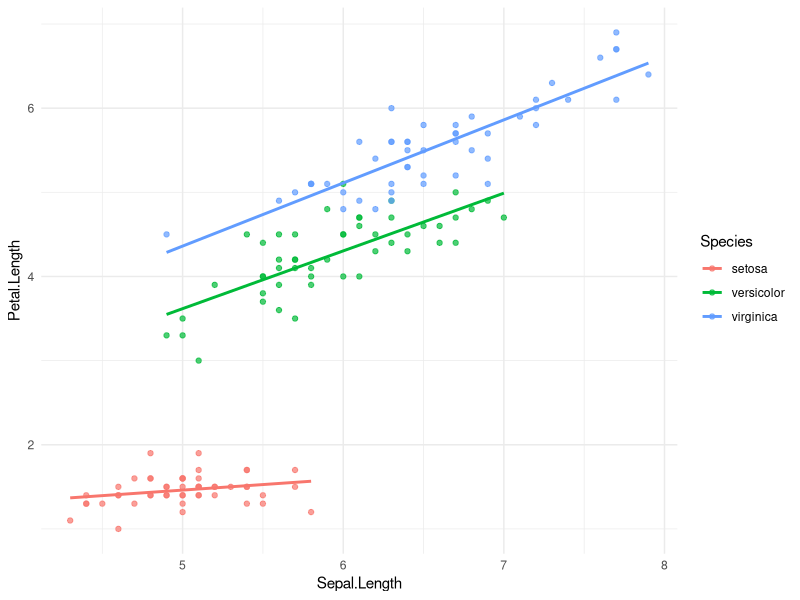
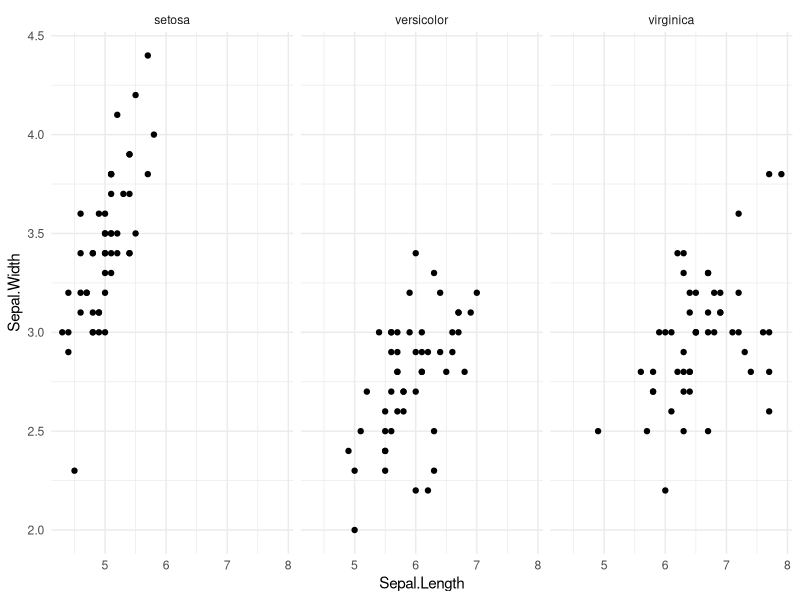

Here is the R script that generated these plots, in order:
## ---- chunk 1
#| label: setup
library(tidyverse)
data(iris)
iris <- as_tibble(iris)
## ---- chunk 2
#| label: fig-scatter
#| fig-cap: "Sepal length vs. petal length"
ggplot(iris, aes(Sepal.Length, Petal.Length, color = Species)) +
  geom_point(alpha = 0.7) +
  geom_smooth(method = "lm", se = FALSE) +
  theme_minimal()
## ---- chunk 3
#| label: fig-facet
#| fig-cap: "Sepal length vs. width, faceted by species"
ggplot(iris, aes(Sepal.Length, Sepal.Width)) +
  geom_point() +
  facet_wrap(~Species) +
  theme_minimal()
